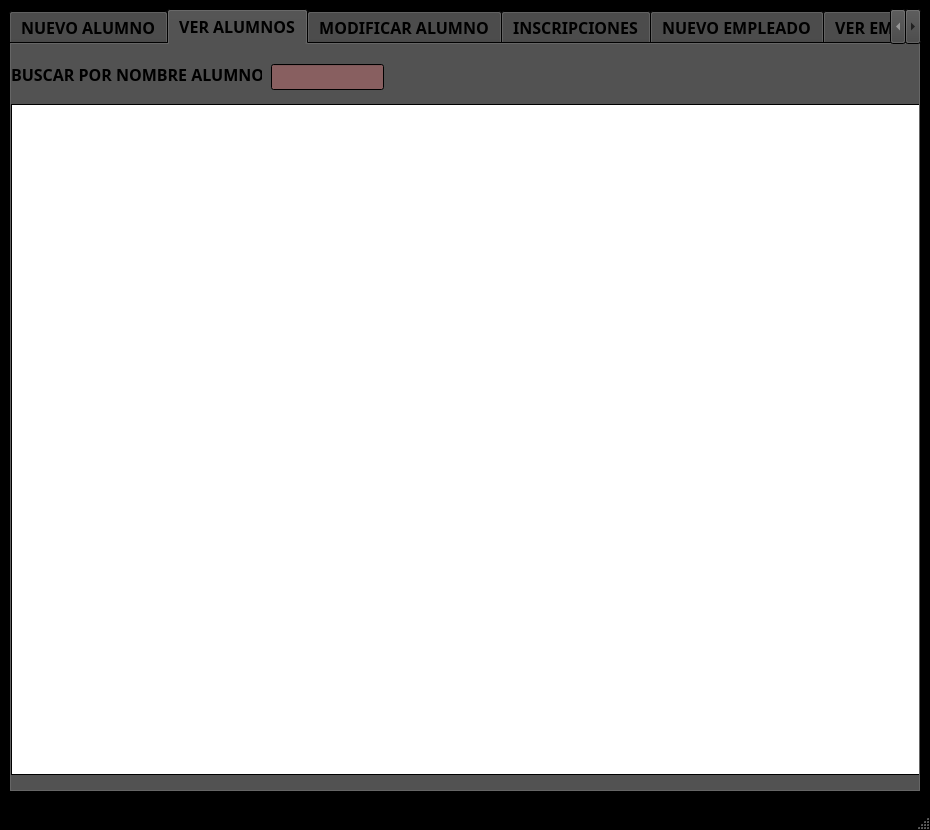
<?xml version="1.0" encoding="UTF-8"?>
<ui version="4.0">
 <class>MainWindow</class>
 <widget class="QMainWindow" name="MainWindow">
  <property name="geometry">
   <rect>
    <x>0</x>
    <y>0</y>
    <width>930</width>
    <height>830</height>
   </rect>
  </property>
  <property name="palette">
   <palette>
    <active>
     <colorrole role="Button">
      <brush brushstyle="SolidPattern">
       <color alpha="255">
        <red>0</red>
        <green>85</green>
        <blue>0</blue>
       </color>
      </brush>
     </colorrole>
     <colorrole role="Base">
      <brush brushstyle="SolidPattern">
       <color alpha="255">
        <red>170</red>
        <green>0</green>
        <blue>0</blue>
       </color>
      </brush>
     </colorrole>
     <colorrole role="Window">
      <brush brushstyle="SolidPattern">
       <color alpha="255">
        <red>0</red>
        <green>0</green>
        <blue>0</blue>
       </color>
      </brush>
     </colorrole>
    </active>
    <inactive>
     <colorrole role="Button">
      <brush brushstyle="SolidPattern">
       <color alpha="255">
        <red>0</red>
        <green>85</green>
        <blue>0</blue>
       </color>
      </brush>
     </colorrole>
     <colorrole role="Base">
      <brush brushstyle="SolidPattern">
       <color alpha="255">
        <red>170</red>
        <green>0</green>
        <blue>0</blue>
       </color>
      </brush>
     </colorrole>
     <colorrole role="Window">
      <brush brushstyle="SolidPattern">
       <color alpha="255">
        <red>0</red>
        <green>0</green>
        <blue>0</blue>
       </color>
      </brush>
     </colorrole>
    </inactive>
    <disabled>
     <colorrole role="Button">
      <brush brushstyle="SolidPattern">
       <color alpha="255">
        <red>0</red>
        <green>85</green>
        <blue>0</blue>
       </color>
      </brush>
     </colorrole>
     <colorrole role="Base">
      <brush brushstyle="SolidPattern">
       <color alpha="255">
        <red>0</red>
        <green>0</green>
        <blue>0</blue>
       </color>
      </brush>
     </colorrole>
     <colorrole role="Window">
      <brush brushstyle="SolidPattern">
       <color alpha="255">
        <red>0</red>
        <green>0</green>
        <blue>0</blue>
       </color>
      </brush>
     </colorrole>
    </disabled>
   </palette>
  </property>
  <property name="font">
   <font>
    <family>Eras Light ITC</family>
    <pointsize>12</pointsize>
    <bold>true</bold>
   </font>
  </property>
  <property name="windowTitle">
   <string>EXTREMA BELLEZA</string>
  </property>
  <property name="windowIcon">
   <iconset>
    <normaloff>../../Desktop/UDEO JOSÉ/Imagenes/Extrema.jpg</normaloff>../../Desktop/UDEO JOSÉ/Imagenes/Extrema.jpg</iconset>
  </property>
  <widget class="QWidget" name="centralwidget">
   <layout class="QHBoxLayout" name="horizontalLayout">
    <item>
     <layout class="QVBoxLayout" name="verticalLayout">
      <property name="spacing">
       <number>0</number>
      </property>
      <item>
       <widget class="QTabWidget" name="tabWidget">
        <property name="palette">
         <palette>
          <active>
           <colorrole role="Button">
            <brush brushstyle="SolidPattern">
             <color alpha="255">
              <red>66</red>
              <green>66</green>
              <blue>66</blue>
             </color>
            </brush>
           </colorrole>
           <colorrole role="Base">
            <brush brushstyle="SolidPattern">
             <color alpha="255">
              <red>136</red>
              <green>95</green>
              <blue>96</blue>
             </color>
            </brush>
           </colorrole>
          </active>
          <inactive>
           <colorrole role="Button">
            <brush brushstyle="SolidPattern">
             <color alpha="255">
              <red>66</red>
              <green>66</green>
              <blue>66</blue>
             </color>
            </brush>
           </colorrole>
           <colorrole role="Base">
            <brush brushstyle="SolidPattern">
             <color alpha="255">
              <red>136</red>
              <green>95</green>
              <blue>96</blue>
             </color>
            </brush>
           </colorrole>
          </inactive>
          <disabled>
           <colorrole role="Button">
            <brush brushstyle="SolidPattern">
             <color alpha="255">
              <red>66</red>
              <green>66</green>
              <blue>66</blue>
             </color>
            </brush>
           </colorrole>
          </disabled>
         </palette>
        </property>
        <property name="cursor">
         <cursorShape>ArrowCursor</cursorShape>
        </property>
        <property name="mouseTracking">
         <bool>false</bool>
        </property>
        <property name="currentIndex">
         <number>1</number>
        </property>
        <widget class="QWidget" name="tab_alumno">
         <attribute name="icon">
          <iconset>
           <normaloff>../../Desktop/UDEO JOSÉ/Imagenes/Iconos/Alumno.png</normaloff>../../Desktop/UDEO JOSÉ/Imagenes/Iconos/Alumno.png</iconset>
         </attribute>
         <attribute name="title">
          <string>NUEVO ALUMNO</string>
         </attribute>
         <widget class="QLabel" name="label">
          <property name="geometry">
           <rect>
            <x>30</x>
            <y>50</y>
            <width>161</width>
            <height>21</height>
           </rect>
          </property>
          <property name="font">
           <font>
            <family>Eras Light ITC</family>
            <pointsize>12</pointsize>
            <bold>true</bold>
            <underline>false</underline>
            <strikeout>false</strikeout>
            <kerning>true</kerning>
           </font>
          </property>
          <property name="text">
           <string>Nombre del alumno</string>
          </property>
         </widget>
         <widget class="QLineEdit" name="input_nombre">
          <property name="geometry">
           <rect>
            <x>220</x>
            <y>50</y>
            <width>301</width>
            <height>21</height>
           </rect>
          </property>
          <property name="placeholderText">
           <string>Pedro Mejía</string>
          </property>
         </widget>
         <widget class="QLineEdit" name="input_telefono">
          <property name="geometry">
           <rect>
            <x>220</x>
            <y>100</y>
            <width>301</width>
            <height>21</height>
           </rect>
          </property>
          <property name="placeholderText">
           <string>12345678</string>
          </property>
         </widget>
         <widget class="QLineEdit" name="input_correo">
          <property name="geometry">
           <rect>
            <x>220</x>
            <y>150</y>
            <width>301</width>
            <height>21</height>
           </rect>
          </property>
          <property name="placeholderText">
           <string>alumno@gmail.com</string>
          </property>
         </widget>
         <widget class="QLineEdit" name="input_dpi">
          <property name="geometry">
           <rect>
            <x>220</x>
            <y>250</y>
            <width>301</width>
            <height>21</height>
           </rect>
          </property>
          <property name="placeholderText">
           <string>1234567890123</string>
          </property>
         </widget>
         <widget class="QDateEdit" name="input_fecha">
          <property name="geometry">
           <rect>
            <x>220</x>
            <y>200</y>
            <width>301</width>
            <height>21</height>
           </rect>
          </property>
          <property name="maximumDate">
           <date>
            <year>2008</year>
            <month>6</month>
            <day>1</day>
           </date>
          </property>
          <property name="minimumDate">
           <date>
            <year>1946</year>
            <month>1</month>
            <day>1</day>
           </date>
          </property>
          <property name="displayFormat">
           <string>yyyy/MM/d</string>
          </property>
          <property name="calendarPopup">
           <bool>true</bool>
          </property>
         </widget>
         <widget class="QLabel" name="label_2">
          <property name="geometry">
           <rect>
            <x>30</x>
            <y>100</y>
            <width>161</width>
            <height>16</height>
           </rect>
          </property>
          <property name="text">
           <string>Número de telefono</string>
          </property>
         </widget>
         <widget class="QLabel" name="label_3">
          <property name="geometry">
           <rect>
            <x>30</x>
            <y>150</y>
            <width>161</width>
            <height>16</height>
           </rect>
          </property>
          <property name="text">
           <string>Correo Electrónico</string>
          </property>
         </widget>
         <widget class="QLabel" name="label_4">
          <property name="geometry">
           <rect>
            <x>30</x>
            <y>200</y>
            <width>161</width>
            <height>16</height>
           </rect>
          </property>
          <property name="text">
           <string>Fecha Nacimiento</string>
          </property>
         </widget>
         <widget class="QLabel" name="label_5">
          <property name="geometry">
           <rect>
            <x>30</x>
            <y>250</y>
            <width>161</width>
            <height>16</height>
           </rect>
          </property>
          <property name="text">
           <string>Número de DPI</string>
          </property>
         </widget>
         <widget class="QPushButton" name="btn_guardar_alumno">
          <property name="geometry">
           <rect>
            <x>330</x>
            <y>320</y>
            <width>131</width>
            <height>51</height>
           </rect>
          </property>
          <property name="text">
           <string>Guardar</string>
          </property>
         </widget>
        </widget>
        <widget class="QWidget" name="tab_alumnos">
         <attribute name="icon">
          <iconset>
           <normaloff>../../Desktop/UDEO JOSÉ/Imagenes/Iconos/Alumno.png</normaloff>../../Desktop/UDEO JOSÉ/Imagenes/Iconos/Alumno.png</iconset>
         </attribute>
         <attribute name="title">
          <string>VER ALUMNOS</string>
         </attribute>
         <widget class="QTableWidget" name="tabla_alumnos">
          <property name="geometry">
           <rect>
            <x>0</x>
            <y>60</y>
            <width>911</width>
            <height>671</height>
           </rect>
          </property>
          <property name="palette">
           <palette>
            <active>
             <colorrole role="Base">
              <brush brushstyle="SolidPattern">
               <color alpha="255">
                <red>255</red>
                <green>255</green>
                <blue>255</blue>
               </color>
              </brush>
             </colorrole>
            </active>
            <inactive>
             <colorrole role="Base">
              <brush brushstyle="SolidPattern">
               <color alpha="255">
                <red>255</red>
                <green>255</green>
                <blue>255</blue>
               </color>
              </brush>
             </colorrole>
            </inactive>
            <disabled/>
           </palette>
          </property>
         </widget>
         <widget class="QLineEdit" name="input_buscar">
          <property name="geometry">
           <rect>
            <x>260</x>
            <y>20</y>
            <width>113</width>
            <height>26</height>
           </rect>
          </property>
         </widget>
         <widget class="QLabel" name="label_6">
          <property name="geometry">
           <rect>
            <x>0</x>
            <y>20</y>
            <width>251</width>
            <height>21</height>
           </rect>
          </property>
          <property name="text">
           <string>BUSCAR POR NOMBRE ALUMNO</string>
          </property>
         </widget>
        </widget>
        <widget class="QWidget" name="tab_mod_alumno">
         <attribute name="icon">
          <iconset>
           <normaloff>../../Desktop/UDEO JOSÉ/Imagenes/Iconos/Modificar.png</normaloff>../../Desktop/UDEO JOSÉ/Imagenes/Iconos/Modificar.png</iconset>
         </attribute>
         <attribute name="title">
          <string>MODIFICAR ALUMNO</string>
         </attribute>
        </widget>
        <widget class="QWidget" name="tab_inscripcion">
         <attribute name="icon">
          <iconset>
           <normaloff>../../Desktop/UDEO JOSÉ/Imagenes/Iconos/Nueva carrera.png</normaloff>../../Desktop/UDEO JOSÉ/Imagenes/Iconos/Nueva carrera.png</iconset>
         </attribute>
         <attribute name="title">
          <string>INSCRIPCIONES</string>
         </attribute>
        </widget>
        <widget class="QWidget" name="tab_empleado">
         <attribute name="icon">
          <iconset>
           <normaloff>../../Desktop/UDEO JOSÉ/Imagenes/Iconos/Nuevo Usuario.png</normaloff>../../Desktop/UDEO JOSÉ/Imagenes/Iconos/Nuevo Usuario.png</iconset>
         </attribute>
         <attribute name="title">
          <string>NUEVO EMPLEADO</string>
         </attribute>
        </widget>
        <widget class="QWidget" name="tab_empleados">
         <attribute name="icon">
          <iconset>
           <normaloff>../../Desktop/UDEO JOSÉ/Imagenes/Iconos/Lista.png</normaloff>../../Desktop/UDEO JOSÉ/Imagenes/Iconos/Lista.png</iconset>
         </attribute>
         <attribute name="title">
          <string>VER EMPLEADOS</string>
         </attribute>
        </widget>
        <widget class="QWidget" name="tab_mod_empleado">
         <attribute name="icon">
          <iconset>
           <normaloff>../../Desktop/UDEO JOSÉ/Imagenes/Iconos/Modificar.png</normaloff>../../Desktop/UDEO JOSÉ/Imagenes/Iconos/Modificar.png</iconset>
         </attribute>
         <attribute name="title">
          <string>MODIFICAR EMPLEADO</string>
         </attribute>
        </widget>
        <widget class="QWidget" name="tab_producto">
         <attribute name="icon">
          <iconset>
           <normaloff>../../Desktop/UDEO JOSÉ/Imagenes/Iconos/Producto.png</normaloff>../../Desktop/UDEO JOSÉ/Imagenes/Iconos/Producto.png</iconset>
         </attribute>
         <attribute name="title">
          <string>NUEVO PRODUCTO</string>
         </attribute>
        </widget>
        <widget class="QWidget" name="tab_productos">
         <attribute name="icon">
          <iconset>
           <normaloff>../../Desktop/UDEO JOSÉ/Imagenes/Iconos/Producto.png</normaloff>../../Desktop/UDEO JOSÉ/Imagenes/Iconos/Producto.png</iconset>
         </attribute>
         <attribute name="title">
          <string>VER PRODUCTOS</string>
         </attribute>
        </widget>
        <widget class="QWidget" name="tab_mod_producto">
         <attribute name="icon">
          <iconset>
           <normaloff>../../Desktop/UDEO JOSÉ/Imagenes/Iconos/Modificar.png</normaloff>../../Desktop/UDEO JOSÉ/Imagenes/Iconos/Modificar.png</iconset>
         </attribute>
         <attribute name="title">
          <string>MODIFICAR PRODUCTO</string>
         </attribute>
        </widget>
        <widget class="QWidget" name="tab_invitado">
         <attribute name="icon">
          <iconset>
           <normaloff>../../Desktop/UDEO JOSÉ/Imagenes/Iconos/Nuevo Usuario.png</normaloff>../../Desktop/UDEO JOSÉ/Imagenes/Iconos/Nuevo Usuario.png</iconset>
         </attribute>
         <attribute name="title">
          <string>NUEVO INVITADO</string>
         </attribute>
        </widget>
        <widget class="QWidget" name="tab_invitados">
         <attribute name="icon">
          <iconset>
           <normaloff>../../Desktop/UDEO JOSÉ/Imagenes/Iconos/Lista.png</normaloff>../../Desktop/UDEO JOSÉ/Imagenes/Iconos/Lista.png</iconset>
         </attribute>
         <attribute name="title">
          <string>VER INVITADOS</string>
         </attribute>
        </widget>
        <widget class="QWidget" name="tab_evento">
         <attribute name="icon">
          <iconset>
           <normaloff>../../Desktop/UDEO JOSÉ/Imagenes/Iconos/Evento.png</normaloff>../../Desktop/UDEO JOSÉ/Imagenes/Iconos/Evento.png</iconset>
         </attribute>
         <attribute name="title">
          <string>CREAR EVENTO</string>
         </attribute>
        </widget>
        <widget class="QWidget" name="tab_eventos">
         <attribute name="icon">
          <iconset>
           <normaloff>../../Desktop/UDEO JOSÉ/Imagenes/Iconos/Evento.png</normaloff>../../Desktop/UDEO JOSÉ/Imagenes/Iconos/Evento.png</iconset>
         </attribute>
         <attribute name="title">
          <string>EVENTOS</string>
         </attribute>
        </widget>
        <widget class="QWidget" name="tab_carrera">
         <attribute name="icon">
          <iconset>
           <normaloff>../../Desktop/UDEO JOSÉ/Imagenes/Iconos/Nueva carrera.png</normaloff>../../Desktop/UDEO JOSÉ/Imagenes/Iconos/Nueva carrera.png</iconset>
         </attribute>
         <attribute name="title">
          <string>NUEVA CARRERA</string>
         </attribute>
        </widget>
        <widget class="QWidget" name="tab_carreras">
         <attribute name="icon">
          <iconset>
           <normaloff>../../Desktop/UDEO JOSÉ/Imagenes/Iconos/Lista.png</normaloff>../../Desktop/UDEO JOSÉ/Imagenes/Iconos/Lista.png</iconset>
         </attribute>
         <attribute name="title">
          <string>CARRERAS</string>
         </attribute>
        </widget>
        <widget class="QWidget" name="tab_asignaciones">
         <attribute name="icon">
          <iconset>
           <normaloff>../../Desktop/UDEO JOSÉ/Imagenes/Iconos/Asignar.png</normaloff>../../Desktop/UDEO JOSÉ/Imagenes/Iconos/Asignar.png</iconset>
         </attribute>
         <attribute name="title">
          <string>ASIGNACIONES</string>
         </attribute>
        </widget>
        <widget class="QWidget" name="tab_proveedor">
         <attribute name="icon">
          <iconset>
           <normaloff>../../Desktop/UDEO JOSÉ/Imagenes/Iconos/Proveedor.png</normaloff>../../Desktop/UDEO JOSÉ/Imagenes/Iconos/Proveedor.png</iconset>
         </attribute>
         <attribute name="title">
          <string>NUEVO PROVEEDOR</string>
         </attribute>
        </widget>
        <widget class="QWidget" name="tab_proveedores">
         <attribute name="icon">
          <iconset>
           <normaloff>../../Desktop/UDEO JOSÉ/Imagenes/Iconos/Proveedor.png</normaloff>../../Desktop/UDEO JOSÉ/Imagenes/Iconos/Proveedor.png</iconset>
         </attribute>
         <attribute name="title">
          <string>PROVEEDORES</string>
         </attribute>
        </widget>
       </widget>
      </item>
     </layout>
    </item>
   </layout>
  </widget>
  <widget class="QMenuBar" name="menubar">
   <property name="geometry">
    <rect>
     <x>0</x>
     <y>0</y>
     <width>930</width>
     <height>33</height>
    </rect>
   </property>
  </widget>
  <widget class="QStatusBar" name="statusbar"/>
 </widget>
 <resources/>
 <connections/>
</ui>
